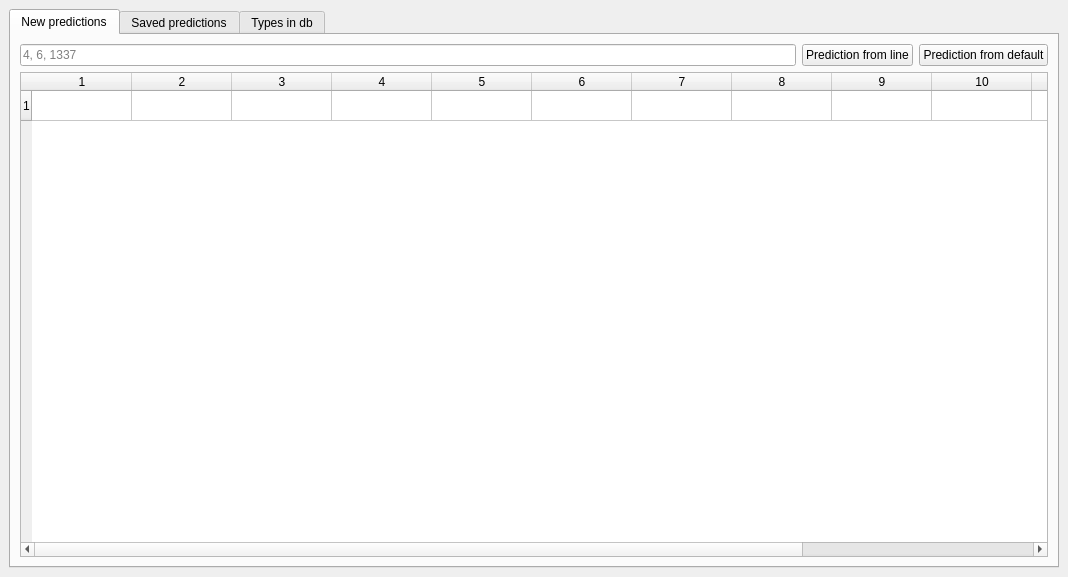
<?xml version="1.0" encoding="UTF-8"?>
<ui version="4.0">
 <class>MainWindow</class>
 <widget class="QMainWindow" name="MainWindow">
  <property name="geometry">
   <rect>
    <x>0</x>
    <y>0</y>
    <width>1068</width>
    <height>577</height>
   </rect>
  </property>
  <property name="windowTitle">
   <string>EveTradeMaster</string>
  </property>
  <widget class="QWidget" name="centralwidget">
   <layout class="QVBoxLayout" name="verticalLayout" stretch="0">
    <item>
     <layout class="QVBoxLayout" name="verticalLayout_2">
      <item>
       <widget class="QTabWidget" name="tabWidget">
        <property name="currentIndex">
         <number>0</number>
        </property>
        <widget class="QWidget" name="newPredictionsTab">
         <attribute name="title">
          <string>New predictions</string>
         </attribute>
         <layout class="QVBoxLayout" name="verticalLayout_3">
          <item>
           <layout class="QHBoxLayout" name="horizontalLayout_3">
            <item>
             <widget class="QLineEdit" name="inputIdsLe">
              <property name="placeholderText">
               <string>4, 6, 1337</string>
              </property>
             </widget>
            </item>
            <item>
             <widget class="QPushButton" name="newPredictionBtn">
              <property name="text">
               <string>Prediction from line</string>
              </property>
             </widget>
            </item>
            <item>
             <widget class="QPushButton" name="defaultPredictionBtn">
              <property name="text">
               <string>Prediction from default</string>
              </property>
             </widget>
            </item>
           </layout>
          </item>
          <item>
           <widget class="QTableWidget" name="unsavedPredictionsTw">
            <property name="textElideMode">
             <enum>Qt::ElideLeft</enum>
            </property>
            <property name="rowCount">
             <number>1</number>
            </property>
            <property name="columnCount">
             <number>13</number>
            </property>
            <row/>
            <column/>
            <column/>
            <column/>
            <column/>
            <column/>
            <column/>
            <column/>
            <column/>
            <column/>
            <column/>
            <column/>
            <column/>
            <column/>
           </widget>
          </item>
         </layout>
        </widget>
        <widget class="QWidget" name="savedPredictionsTab">
         <attribute name="title">
          <string>Saved predictions</string>
         </attribute>
         <layout class="QVBoxLayout" name="verticalLayout_5">
          <item>
           <layout class="QVBoxLayout" name="verticalLayout_4">
            <item>
             <layout class="QHBoxLayout" name="horizontalLayout_2">
              <item>
               <widget class="QLabel" name="savedPredictsFilterLabel">
                <property name="text">
                 <string>Sort by: </string>
                </property>
               </widget>
              </item>
              <item>
               <widget class="QComboBox" name="savedPredictionsFilterCmbb">
                <property name="minimumSize">
                 <size>
                  <width>150</width>
                  <height>0</height>
                 </size>
                </property>
                <property name="placeholderText">
                 <string>FIlter</string>
                </property>
               </widget>
              </item>
              <item>
               <spacer name="horizontalSpacer_2">
                <property name="orientation">
                 <enum>Qt::Horizontal</enum>
                </property>
                <property name="sizeHint" stdset="0">
                 <size>
                  <width>40</width>
                  <height>20</height>
                 </size>
                </property>
               </spacer>
              </item>
             </layout>
            </item>
            <item>
             <widget class="QTableWidget" name="savedPredictionsTw">
              <property name="rowCount">
               <number>1</number>
              </property>
              <property name="columnCount">
               <number>13</number>
              </property>
              <row/>
              <column/>
              <column/>
              <column/>
              <column/>
              <column/>
              <column/>
              <column/>
              <column/>
              <column/>
              <column/>
              <column/>
              <column/>
              <column/>
             </widget>
            </item>
           </layout>
          </item>
         </layout>
        </widget>
        <widget class="QWidget" name="typesInDBTab">
         <attribute name="title">
          <string>Types in db</string>
         </attribute>
         <layout class="QVBoxLayout" name="verticalLayout_6">
          <item>
           <layout class="QHBoxLayout" name="horizontalLayout">
            <item>
             <widget class="QLabel" name="savedItemsFilterLabel">
              <property name="text">
               <string>Sort by: </string>
              </property>
             </widget>
            </item>
            <item>
             <widget class="QComboBox" name="typesFIlterCmbb">
              <property name="sizePolicy">
               <sizepolicy hsizetype="Preferred" vsizetype="Fixed">
                <horstretch>0</horstretch>
                <verstretch>0</verstretch>
               </sizepolicy>
              </property>
              <property name="minimumSize">
               <size>
                <width>150</width>
                <height>0</height>
               </size>
              </property>
              <property name="placeholderText">
               <string>Filter</string>
              </property>
             </widget>
            </item>
            <item>
             <widget class="QPushButton" name="addTypesBtn">
              <property name="text">
               <string>Add more types</string>
              </property>
             </widget>
            </item>
            <item>
             <spacer name="horizontalSpacer">
              <property name="orientation">
               <enum>Qt::Horizontal</enum>
              </property>
              <property name="sizeHint" stdset="0">
               <size>
                <width>40</width>
                <height>20</height>
               </size>
              </property>
             </spacer>
            </item>
           </layout>
          </item>
          <item>
           <widget class="QTableWidget" name="savedTypesTw"/>
          </item>
         </layout>
        </widget>
       </widget>
      </item>
     </layout>
    </item>
   </layout>
  </widget>
  <widget class="QMenuBar" name="menubar">
   <property name="geometry">
    <rect>
     <x>0</x>
     <y>0</y>
     <width>1068</width>
     <height>21</height>
    </rect>
   </property>
  </widget>
 </widget>
 <resources/>
 <connections/>
</ui>
